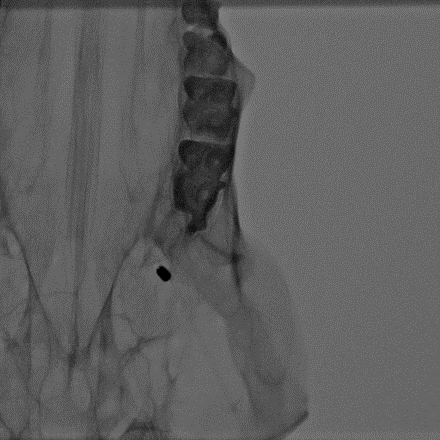
#> input picture image001.png, 440 x 440 px
$ python post_process.py
#> lines starting #> are read from the running program, lines starting #| are printed output that depends on the picture; after the words box and inside, x2 and y2 are one past the last pixel; in counts of white or black regions, pixels touching at a corner belong together; pictures that were not available may be replaced by others from this repository, and a replacement may not be noted
import cv2

import numpy as np
from numpy.typing import NDArray

import matplotlib.pyplot as plt


def draw_line(img: NDArray[np.uint8], center: tuple[float, float],
              angle: float, length: int, color: tuple[int, int, int] = (255, 0, 0), thickness: int = 1
              ) -> NDArray[np.uint8]:
    x1 = int(center[0] + length / 2 * np.cos(np.radians(angle)))
    y1 = int(center[1] + length / 2 * np.sin(np.radians(angle)))
    x2 = int(center[0] - length / 2 * np.cos(np.radians(angle)))
    y2 = int(center[1] - length / 2 * np.sin(np.radians(angle)))

    start_point = (x1, y1)
    end_point = (x2, y2)

    fig = cv2.line(img, start_point, end_point, color, thickness)
    return fig


def find_centroid_and_orientation(mask: NDArray[np.uint8]) -> float:
    contour, _ = cv2.findContours(mask, cv2.RETR_TREE, cv2.CHAIN_APPROX_SIMPLE)

    max_contour = max(contour, key=cv2.contourArea)
    rect = cv2.minAreaRect(max_contour)

    center, (width, height), angle = rect

    if width < height:
        angle += 90

    return angle, center


def post_process(
    img: NDArray[np.uint8],
    msk: NDArray[np.uint8]
) -> tuple[tuple[float, float], float, NDArray[np.uint8]]:
    mask = np.where(msk>0, 255, 0).astype(np.uint8) # convert mask to binary
    angle, centroid = find_centroid_and_orientation(mask)
    centroid = int(centroid[0]), int(centroid[1])

    overlay = img.copy()
    overlay[mask>0] = (0, 0, 255) # draw the mask in red
    overlay = cv2.circle(overlay, centroid, radius=2, color=(0, 255, 0), thickness=-1) # draw the centroid in green
    overlay = draw_line(overlay, centroid, angle, length=50, color=(255, 0, 0)) # draw the orientation line in blue

    return centroid, angle, overlay


if __name__ == "__main__":
    img = cv2.imread("image001.png").astype(np.uint8)
#> img is the input picture: shape (440, 440, 3); min 0, max 129, mean 94.8
    mask = cv2.imread("image002.png", cv2.IMREAD_GRAYSCALE).astype(np.uint8)
#> mask: shape (440, 440); min 0, max 129, mean 94.8
    _, _, pred = post_process(img, mask)
#> in post_process, `mask = np.where(msk>0, 255, 0).astype(np.uint8)`:
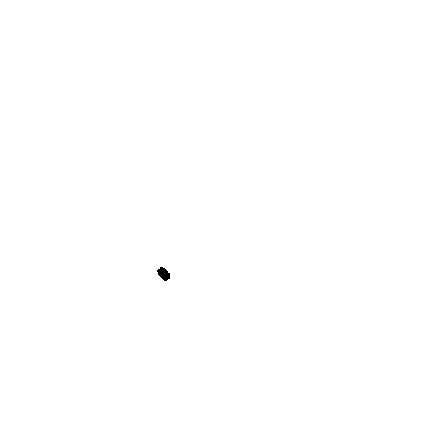
#> mask: shape (440, 440); 99.9% white; 1 black region
#> in find_centroid_and_orientation, `contour, _ = cv2.findContours(mask, cv2.RETR_TREE, cv2.CHAIN_APPROX_SI..`: contour = 2 contours; box (x1, y1, x2, y2) and area: (0, 0, 440, 440) 192721, (156, 266, 171, 282) 135
#> in find_centroid_and_orientation, `max_contour = max(contour, key=cv2.contourArea)`: max_contour = [[0, 0], [0, 439], [439, 439], [439, 0]]
#> in find_centroid_and_orientation, `rect = cv2.minAreaRect(max_contour)`: rect = ((219.5, 219.5), (439, 439), -90)
#> in find_centroid_and_orientation, `center, (width, height), angle = rect`: center = (219.5, 219.5); width = 439; angle = -90
#> in post_process, `angle, centroid = find_centroid_and_orientation(mask)`: centroid = (219.5, 219.5)
#> in post_process, `centroid = int(centroid[0]), int(centroid[1])`: centroid = (219, 219)
#> in post_process, `overlay[mask>0] = (0, 0, 255)`:
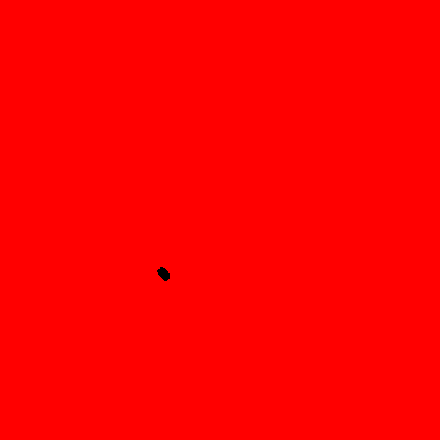
#> overlay: shape (440, 440, 3); mean B, G, R 0, 0, 254.8
#> in post_process, `overlay = cv2.circle(overlay, centroid, radius=2, color=(0, 255, 0), t..`: overlay: shape (440, 440, 3); 0.01% of pixels changed, all inside (x1, y1, x2, y2) = (217, 217, 222, 222)
#> in draw_line, `x1 = int(center[0] + length / 2 * np.cos(np.radians(angle)))`: x1 = 219
#> in draw_line, `y1 = int(center[1] + length / 2 * np.sin(np.radians(angle)))`: y1 = 194
#> in draw_line, `x2 = int(center[0] - length / 2 * np.cos(np.radians(angle)))`: x2 = 219
#> in draw_line, `y2 = int(center[1] - length / 2 * np.sin(np.radians(angle)))`: y2 = 244
#> in draw_line, `start_point = (x1, y1)`: start_point = (219, 194)
#> in draw_line, `end_point = (x2, y2)`: end_point = (219, 244)

    f, ax = plt.subplots(1, 3, figsize=(15, 5))
    ax[0].imshow(img)
    ax[1].imshow(mask, cmap="gray")
    ax[2].imshow(pred)
    for a in ax:
        a.axis("off")
    plt.show()
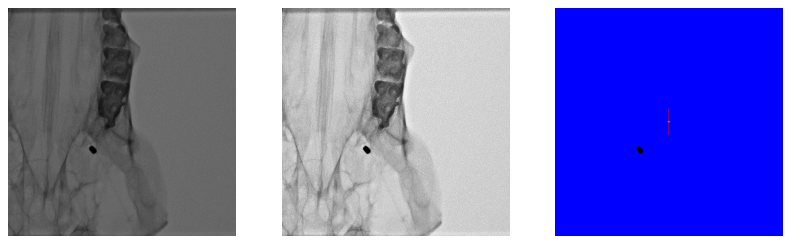
#> figure drawn by matplotlib, 3 panels; B, G, R data is drawn as R, G, B
